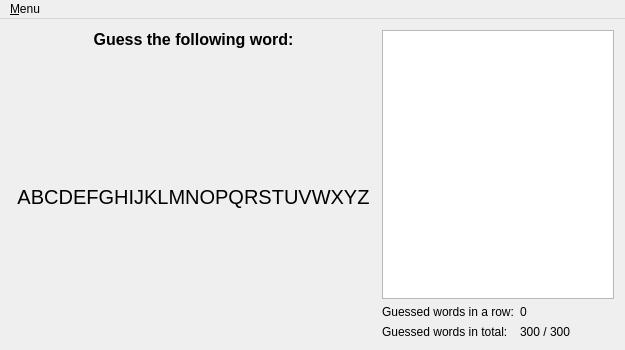
<?xml version="1.0" encoding="UTF-8"?>
<ui version="4.0">
 <class>Hangman</class>
 <widget class="QMainWindow" name="Hangman">
  <property name="geometry">
   <rect>
    <x>0</x>
    <y>0</y>
    <width>625</width>
    <height>350</height>
   </rect>
  </property>
  <property name="minimumSize">
   <size>
    <width>625</width>
    <height>350</height>
   </size>
  </property>
  <property name="maximumSize">
   <size>
    <width>625</width>
    <height>350</height>
   </size>
  </property>
  <property name="windowTitle">
   <string notr="true">Hangman</string>
  </property>
  <property name="windowIcon">
   <iconset resource="res/hangman_resources.qrc">
    <normaloff>:/hangman.png</normaloff>:/hangman.png</iconset>
  </property>
  <property name="locale">
   <locale language="English" country="UnitedStates"/>
  </property>
  <widget class="QWidget" name="centralWidget">
   <layout class="QGridLayout" name="gridLayout">
    <item row="0" column="0">
     <layout class="QVBoxLayout" name="layout_Left">
      <property name="spacing">
       <number>6</number>
      </property>
      <item>
       <widget class="QLabel" name="lbl_Caption">
        <property name="font">
         <font>
          <pointsize>12</pointsize>
          <weight>75</weight>
          <bold>true</bold>
         </font>
        </property>
        <property name="text">
         <string>Guess the following word:</string>
        </property>
        <property name="alignment">
         <set>Qt::AlignCenter</set>
        </property>
       </widget>
      </item>
      <item>
       <spacer name="verticalSpacer">
        <property name="orientation">
         <enum>Qt::Vertical</enum>
        </property>
        <property name="sizeHint" stdset="0">
         <size>
          <width>20</width>
          <height>40</height>
         </size>
        </property>
       </spacer>
      </item>
      <item>
       <widget class="QLabel" name="lbl_Word">
        <property name="sizePolicy">
         <sizepolicy hsizetype="Fixed" vsizetype="Fixed">
          <horstretch>0</horstretch>
          <verstretch>0</verstretch>
         </sizepolicy>
        </property>
        <property name="minimumSize">
         <size>
          <width>365</width>
          <height>0</height>
         </size>
        </property>
        <property name="maximumSize">
         <size>
          <width>365</width>
          <height>16777215</height>
         </size>
        </property>
        <property name="font">
         <font>
          <pointsize>15</pointsize>
         </font>
        </property>
        <property name="text">
         <string notr="true">ABCDEFGHIJKLMNOPQRSTUVWXYZ</string>
        </property>
        <property name="alignment">
         <set>Qt::AlignCenter</set>
        </property>
       </widget>
      </item>
      <item>
       <spacer name="verticalSpacer_2">
        <property name="orientation">
         <enum>Qt::Vertical</enum>
        </property>
        <property name="sizeHint" stdset="0">
         <size>
          <width>20</width>
          <height>40</height>
         </size>
        </property>
       </spacer>
      </item>
      <item>
       <layout class="QGridLayout" name="grid_Buttons">
        <property name="spacing">
         <number>3</number>
        </property>
       </layout>
      </item>
     </layout>
    </item>
    <item row="0" column="1">
     <layout class="QVBoxLayout" name="layout_right">
      <item>
       <widget class="QGraphicsView" name="graphicsView">
        <property name="acceptDrops">
         <bool>false</bool>
        </property>
        <property name="verticalScrollBarPolicy">
         <enum>Qt::ScrollBarAlwaysOff</enum>
        </property>
        <property name="horizontalScrollBarPolicy">
         <enum>Qt::ScrollBarAlwaysOff</enum>
        </property>
       </widget>
      </item>
      <item>
       <layout class="QFormLayout" name="layout_Stats">
        <item row="1" column="0">
         <widget class="QLabel" name="lbl_CptCorrectInRow">
          <property name="text">
           <string>Guessed words in a row:</string>
          </property>
         </widget>
        </item>
        <item row="1" column="1">
         <widget class="QLabel" name="lbl_CorrectInRow">
          <property name="text">
           <string notr="true">0</string>
          </property>
         </widget>
        </item>
        <item row="2" column="0">
         <widget class="QLabel" name="lbl_CptCorrectPercent">
          <property name="text">
           <string>Guessed words in total:</string>
          </property>
         </widget>
        </item>
        <item row="2" column="1">
         <widget class="QLabel" name="lbl_CorrectPercent">
          <property name="sizePolicy">
           <sizepolicy hsizetype="Fixed" vsizetype="Preferred">
            <horstretch>0</horstretch>
            <verstretch>0</verstretch>
           </sizepolicy>
          </property>
          <property name="minimumSize">
           <size>
            <width>60</width>
            <height>0</height>
           </size>
          </property>
          <property name="maximumSize">
           <size>
            <width>60</width>
            <height>16777215</height>
           </size>
          </property>
          <property name="text">
           <string notr="true">300 / 300</string>
          </property>
         </widget>
        </item>
       </layout>
      </item>
     </layout>
    </item>
   </layout>
  </widget>
  <widget class="QMenuBar" name="menuBar">
   <property name="geometry">
    <rect>
     <x>0</x>
     <y>0</y>
     <width>625</width>
     <height>30</height>
    </rect>
   </property>
   <widget class="QMenu" name="menuMain">
    <property name="title">
     <string>&amp;Menu</string>
    </property>
    <addaction name="action_NewGame"/>
    <addaction name="action_Info"/>
    <addaction name="separator"/>
    <addaction name="action_Quit"/>
   </widget>
   <addaction name="menuMain"/>
  </widget>
  <action name="action_NewGame">
   <property name="text">
    <string>&amp;New game</string>
   </property>
  </action>
  <action name="action_Quit">
   <property name="text">
    <string>&amp;Quit</string>
   </property>
  </action>
  <action name="action_Info">
   <property name="text">
    <string>&amp;Info</string>
   </property>
  </action>
 </widget>
 <layoutdefault spacing="6" margin="11"/>
 <resources>
  <include location="res/hangman_resources.qrc"/>
 </resources>
 <connections/>
</ui>
